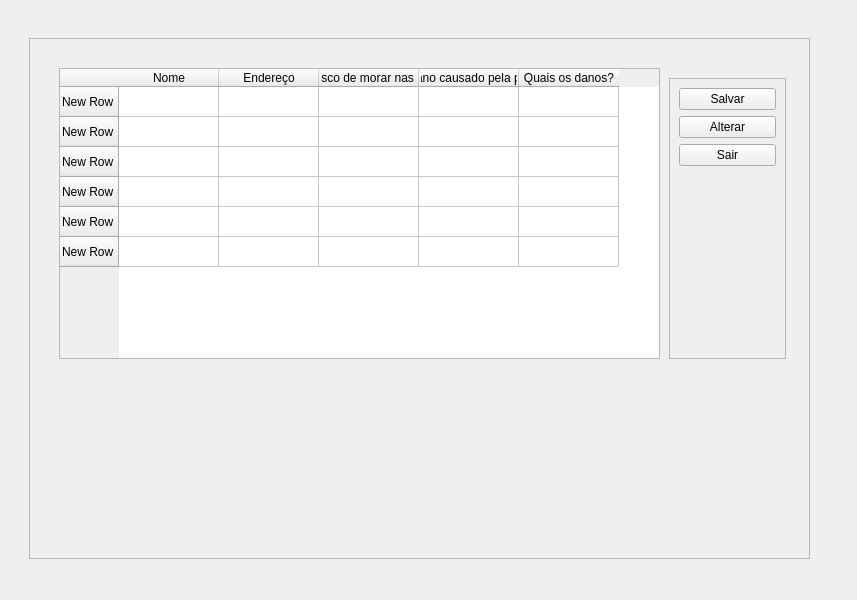
<?xml version="1.0" encoding="UTF-8"?>
<ui version="4.0">
 <class>MainWindow</class>
 <widget class="QMainWindow" name="MainWindow">
  <property name="geometry">
   <rect>
    <x>0</x>
    <y>0</y>
    <width>857</width>
    <height>600</height>
   </rect>
  </property>
  <property name="windowTitle">
   <string>MainWindow</string>
  </property>
  <widget class="QWidget" name="centralwidget">
   <layout class="QGridLayout" name="gridLayout_3">
    <item row="0" column="0">
     <widget class="QStackedWidget" name="stackedWidget">
      <property name="currentIndex">
       <number>2</number>
      </property>
      <widget class="QWidget" name="page_login">
       <widget class="QFrame" name="frame_login">
        <property name="geometry">
         <rect>
          <x>70</x>
          <y>210</y>
          <width>681</width>
          <height>111</height>
         </rect>
        </property>
        <property name="sizePolicy">
         <sizepolicy hsizetype="Fixed" vsizetype="Preferred">
          <horstretch>0</horstretch>
          <verstretch>0</verstretch>
         </sizepolicy>
        </property>
        <property name="frameShape">
         <enum>QFrame::StyledPanel</enum>
        </property>
        <property name="frameShadow">
         <enum>QFrame::Raised</enum>
        </property>
        <layout class="QGridLayout" name="gridLayout_2">
         <item row="2" column="1">
          <widget class="QLineEdit" name="lineEdit_senha">
           <property name="echoMode">
            <enum>QLineEdit::Password</enum>
           </property>
           <property name="alignment">
            <set>Qt::AlignCenter</set>
           </property>
           <property name="placeholderText">
            <string>Senha</string>
           </property>
          </widget>
         </item>
         <item row="1" column="1">
          <widget class="QLineEdit" name="lineEdit_login">
           <property name="alignment">
            <set>Qt::AlignCenter</set>
           </property>
           <property name="placeholderText">
            <string>Login</string>
           </property>
          </widget>
         </item>
         <item row="3" column="1">
          <widget class="QPushButton" name="pushButton_entrar">
           <property name="text">
            <string>Entrar</string>
           </property>
          </widget>
         </item>
         <item row="1" column="2">
          <spacer name="horizontalSpacer_2">
           <property name="orientation">
            <enum>Qt::Horizontal</enum>
           </property>
           <property name="sizeHint" stdset="0">
            <size>
             <width>40</width>
             <height>20</height>
            </size>
           </property>
          </spacer>
         </item>
         <item row="1" column="0">
          <spacer name="horizontalSpacer">
           <property name="orientation">
            <enum>Qt::Horizontal</enum>
           </property>
           <property name="sizeHint" stdset="0">
            <size>
             <width>40</width>
             <height>20</height>
            </size>
           </property>
          </spacer>
         </item>
         <item row="4" column="1">
          <spacer name="verticalSpacer_2">
           <property name="orientation">
            <enum>Qt::Vertical</enum>
           </property>
           <property name="sizeHint" stdset="0">
            <size>
             <width>20</width>
             <height>40</height>
            </size>
           </property>
          </spacer>
         </item>
        </layout>
       </widget>
       <widget class="QLabel" name="label_icone">
        <property name="geometry">
         <rect>
          <x>340</x>
          <y>60</y>
          <width>141</width>
          <height>141</height>
         </rect>
        </property>
        <property name="sizePolicy">
         <sizepolicy hsizetype="Fixed" vsizetype="Fixed">
          <horstretch>0</horstretch>
          <verstretch>0</verstretch>
         </sizepolicy>
        </property>
        <property name="minimumSize">
         <size>
          <width>141</width>
          <height>141</height>
         </size>
        </property>
        <property name="maximumSize">
         <size>
          <width>141</width>
          <height>141</height>
         </size>
        </property>
        <property name="text">
         <string>Ícone</string>
        </property>
        <property name="alignment">
         <set>Qt::AlignCenter</set>
        </property>
       </widget>
       <widget class="QFrame" name="frame_msg_erro">
        <property name="geometry">
         <rect>
          <x>70</x>
          <y>320</y>
          <width>681</width>
          <height>71</height>
         </rect>
        </property>
        <property name="frameShape">
         <enum>QFrame::StyledPanel</enum>
        </property>
        <property name="frameShadow">
         <enum>QFrame::Raised</enum>
        </property>
        <layout class="QHBoxLayout" name="horizontalLayout">
         <item>
          <widget class="QLabel" name="label_msg_erro">
           <property name="enabled">
            <bool>true</bool>
           </property>
           <property name="sizePolicy">
            <sizepolicy hsizetype="MinimumExpanding" vsizetype="Fixed">
             <horstretch>0</horstretch>
             <verstretch>0</verstretch>
            </sizepolicy>
           </property>
           <property name="minimumSize">
            <size>
             <width>0</width>
             <height>25</height>
            </size>
           </property>
           <property name="styleSheet">
            <string notr="true">background-color: rgb(255, 96, 117);</string>
           </property>
           <property name="text">
            <string>Usuário ou senha incorretos</string>
           </property>
          </widget>
         </item>
         <item>
          <widget class="QPushButton" name="pushButton_fechar_msg_erro">
           <property name="text">
            <string>X</string>
           </property>
          </widget>
         </item>
        </layout>
       </widget>
      </widget>
      <widget class="QWidget" name="page_cadastro">
       <widget class="QFrame" name="frame_5">
        <property name="geometry">
         <rect>
          <x>20</x>
          <y>69</y>
          <width>811</width>
          <height>431</height>
         </rect>
        </property>
        <property name="frameShape">
         <enum>QFrame::StyledPanel</enum>
        </property>
        <property name="frameShadow">
         <enum>QFrame::Raised</enum>
        </property>
        <widget class="QLabel" name="label_logo">
         <property name="geometry">
          <rect>
           <x>24</x>
           <y>25</y>
           <width>121</width>
           <height>91</height>
          </rect>
         </property>
         <property name="text">
          <string>Logo</string>
         </property>
        </widget>
        <widget class="QFrame" name="frame_msg_bar">
         <property name="geometry">
          <rect>
           <x>110</x>
           <y>30</y>
           <width>661</width>
           <height>80</height>
          </rect>
         </property>
         <property name="frameShape">
          <enum>QFrame::StyledPanel</enum>
         </property>
         <property name="frameShadow">
          <enum>QFrame::Raised</enum>
         </property>
         <widget class="QLabel" name="label_msg_bar">
          <property name="geometry">
           <rect>
            <x>40</x>
            <y>15</y>
            <width>471</width>
            <height>31</height>
           </rect>
          </property>
          <property name="text">
           <string>Erro de Cadastro</string>
          </property>
         </widget>
         <widget class="QPushButton" name="pushButton_fechar_msg">
          <property name="geometry">
           <rect>
            <x>510</x>
            <y>20</y>
            <width>101</width>
            <height>28</height>
           </rect>
          </property>
          <property name="text">
           <string>X</string>
          </property>
         </widget>
        </widget>
        <widget class="QWidget" name="gridLayoutWidget">
         <property name="geometry">
          <rect>
           <x>19</x>
           <y>116</y>
           <width>721</width>
           <height>271</height>
          </rect>
         </property>
         <layout class="QGridLayout" name="gridLayout">
          <property name="rightMargin">
           <number>11</number>
          </property>
          <item row="3" column="2">
           <widget class="QRadioButton" name="radioButton_nao">
            <property name="text">
             <string>Não</string>
            </property>
           </widget>
          </item>
          <item row="1" column="0">
           <widget class="QLabel" name="label_endereco">
            <property name="text">
             <string>Endereço:</string>
            </property>
           </widget>
          </item>
          <item row="3" column="0">
           <widget class="QLabel" name="label_apresenta_dano">
            <property name="text">
             <string>Apresenta algum dano causado pela proximidade ao rio ?</string>
            </property>
           </widget>
          </item>
          <item row="3" column="1">
           <widget class="QRadioButton" name="radioButton_sim">
            <property name="text">
             <string>Sim</string>
            </property>
           </widget>
          </item>
          <item row="6" column="0" colspan="3">
           <widget class="QPushButton" name="pushButton_pagina_anterior">
            <property name="text">
             <string>Voltar</string>
            </property>
           </widget>
          </item>
          <item row="0" column="0">
           <widget class="QLabel" name="label_nome">
            <property name="text">
             <string>Nome:</string>
            </property>
           </widget>
          </item>
          <item row="5" column="0" colspan="3">
           <widget class="QPushButton" name="pushButton_salvar">
            <property name="text">
             <string>Salvar</string>
            </property>
           </widget>
          </item>
          <item row="4" column="1" colspan="2">
           <widget class="QLineEdit" name="lineEdit_quais_danos"/>
          </item>
          <item row="4" column="0">
           <widget class="QLabel" name="label_quais_danos">
            <property name="text">
             <string>Quais os danos?</string>
            </property>
           </widget>
          </item>
          <item row="2" column="0">
           <widget class="QLabel" name="label_maior_risco">
            <property name="text">
             <string>Qual o maior risco de morar nas proximidades?</string>
            </property>
           </widget>
          </item>
          <item row="0" column="1" colspan="2">
           <widget class="QLineEdit" name="lineEdit_material">
            <property name="text">
             <string/>
            </property>
           </widget>
          </item>
          <item row="1" column="1" colspan="2">
           <widget class="QLineEdit" name="lineEdit_quantidade"/>
          </item>
          <item row="2" column="1" colspan="2">
           <widget class="QLineEdit" name="lineEdit_maior_risco"/>
          </item>
         </layout>
        </widget>
       </widget>
      </widget>
      <widget class="QWidget" name="page_listar_dados">
       <widget class="QFrame" name="frame_listagem">
        <property name="geometry">
         <rect>
          <x>20</x>
          <y>29</y>
          <width>781</width>
          <height>521</height>
         </rect>
        </property>
        <property name="frameShape">
         <enum>QFrame::StyledPanel</enum>
        </property>
        <property name="frameShadow">
         <enum>QFrame::Raised</enum>
        </property>
        <widget class="QTableWidget" name="tableWidget">
         <property name="geometry">
          <rect>
           <x>30</x>
           <y>30</y>
           <width>601</width>
           <height>291</height>
          </rect>
         </property>
         <row>
          <property name="text">
           <string>New Row</string>
          </property>
         </row>
         <row>
          <property name="text">
           <string>New Row</string>
          </property>
         </row>
         <row>
          <property name="text">
           <string>New Row</string>
          </property>
         </row>
         <row>
          <property name="text">
           <string>New Row</string>
          </property>
         </row>
         <row>
          <property name="text">
           <string>New Row</string>
          </property>
         </row>
         <row>
          <property name="text">
           <string>New Row</string>
          </property>
         </row>
         <column>
          <property name="text">
           <string>Nome</string>
          </property>
         </column>
         <column>
          <property name="text">
           <string>Endereço</string>
          </property>
         </column>
         <column>
          <property name="text">
           <string>Qual o maior risco de morar nas proximidades?</string>
          </property>
         </column>
         <column>
          <property name="text">
           <string>Apresenta algum dano causado pela proximidade ao rio ?</string>
          </property>
         </column>
         <column>
          <property name="text">
           <string>Quais os danos?</string>
          </property>
         </column>
         <item row="0" column="0">
          <property name="text">
           <string/>
          </property>
         </item>
         <item row="0" column="1">
          <property name="text">
           <string/>
          </property>
         </item>
         <item row="0" column="2">
          <property name="text">
           <string/>
          </property>
         </item>
         <item row="0" column="3">
          <property name="text">
           <string/>
          </property>
         </item>
         <item row="0" column="4">
          <property name="text">
           <string/>
          </property>
         </item>
         <item row="1" column="0">
          <property name="text">
           <string/>
          </property>
         </item>
         <item row="1" column="1">
          <property name="text">
           <string/>
          </property>
         </item>
         <item row="1" column="2">
          <property name="text">
           <string/>
          </property>
         </item>
         <item row="1" column="3">
          <property name="text">
           <string/>
          </property>
         </item>
        </widget>
        <widget class="QFrame" name="frame_botoes_salvar_alterar">
         <property name="geometry">
          <rect>
           <x>640</x>
           <y>40</y>
           <width>117</width>
           <height>281</height>
          </rect>
         </property>
         <property name="frameShape">
          <enum>QFrame::StyledPanel</enum>
         </property>
         <property name="frameShadow">
          <enum>QFrame::Raised</enum>
         </property>
         <layout class="QVBoxLayout" name="verticalLayout">
          <item>
           <widget class="QPushButton" name="pushButton_salvar_processo">
            <property name="text">
             <string>Salvar</string>
            </property>
           </widget>
          </item>
          <item>
           <widget class="QPushButton" name="pushButton_alterar">
            <property name="text">
             <string>Alterar</string>
            </property>
           </widget>
          </item>
          <item>
           <widget class="QPushButton" name="pushButton_voltar_pag">
            <property name="text">
             <string>Sair</string>
            </property>
           </widget>
          </item>
          <item>
           <spacer name="verticalSpacer">
            <property name="orientation">
             <enum>Qt::Vertical</enum>
            </property>
            <property name="sizeHint" stdset="0">
             <size>
              <width>20</width>
              <height>40</height>
             </size>
            </property>
           </spacer>
          </item>
         </layout>
        </widget>
       </widget>
      </widget>
      <widget class="QWidget" name="page_cadastrar">
       <widget class="QFrame" name="frame_cadastro">
        <property name="geometry">
         <rect>
          <x>29</x>
          <y>29</y>
          <width>771</width>
          <height>461</height>
         </rect>
        </property>
        <property name="frameShape">
         <enum>QFrame::StyledPanel</enum>
        </property>
        <property name="frameShadow">
         <enum>QFrame::Raised</enum>
        </property>
        <widget class="QLabel" name="label_logo_page_cadastrar">
         <property name="geometry">
          <rect>
           <x>40</x>
           <y>20</y>
           <width>161</width>
           <height>151</height>
          </rect>
         </property>
         <property name="text">
          <string>Logo</string>
         </property>
        </widget>
        <widget class="QPushButton" name="pushButton_cadastrar">
         <property name="geometry">
          <rect>
           <x>400</x>
           <y>60</y>
           <width>93</width>
           <height>28</height>
          </rect>
         </property>
         <property name="text">
          <string>Cadastrar</string>
         </property>
        </widget>
        <widget class="QPushButton" name="pushButton_listar">
         <property name="geometry">
          <rect>
           <x>400</x>
           <y>150</y>
           <width>93</width>
           <height>28</height>
          </rect>
         </property>
         <property name="text">
          <string>Listar</string>
         </property>
        </widget>
        <widget class="QPushButton" name="pushButton_sair_sistema">
         <property name="geometry">
          <rect>
           <x>400</x>
           <y>270</y>
           <width>101</width>
           <height>28</height>
          </rect>
         </property>
         <property name="text">
          <string>Sair do Sistema</string>
         </property>
        </widget>
       </widget>
      </widget>
     </widget>
    </item>
   </layout>
  </widget>
 </widget>
 <resources/>
 <connections>
  <connection>
   <sender>pushButton_fechar_msg</sender>
   <signal>clicked()</signal>
   <receiver>frame_msg_bar</receiver>
   <slot>hide()</slot>
   <hints>
    <hint type="sourcelabel">
     <x>682</x>
     <y>146</y>
    </hint>
    <hint type="destinationlabel">
     <x>783</x>
     <y>128</y>
    </hint>
   </hints>
  </connection>
 </connections>
</ui>
